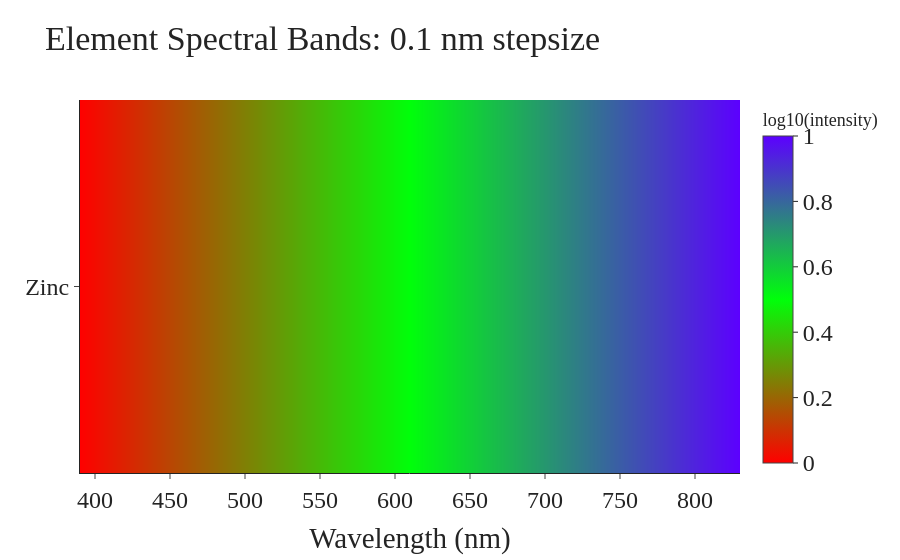

The notebook cell saved with this chart:
### Code cell
el_prime = cs.make_elemental_primaries_colorscale("Zn")
print(el_prime)
sd.heatmap("Zn", colorscale=el_prime)

### Figure 1 — Plotly figure (JSON) as saved in the notebook; plotly's stock layout.template omitted (floating-point values rounded to 4 significant figures; data arrays with more than 128 entries replaced by an {"elided": "..."} marker saying what was removed)
{"data": [{"colorbar": {"title": {"font": {"size": 18}, "side": "top", "text": "log10(intensity)"}}, "colorscale": [[0, "rgb(255,0,0)"], [0.5, "rgb(0,255,10)"], [1, "rgb(92,0,255)"]], "showscale": true, "type": "heatmap", "x": {"elided": "4401 float values"}, "y": ["Zinc"], "z": {"elided": "1x4400 float values"}}], "layout": {"font": {"family": "Times New Roman", "size": 24}, "title": {"text": "Element Spectral Bands: 0.1 nm stepsize"}, "xaxis": {"automargin": true, "title": {"text": "Wavelength (nm)"}}}}
